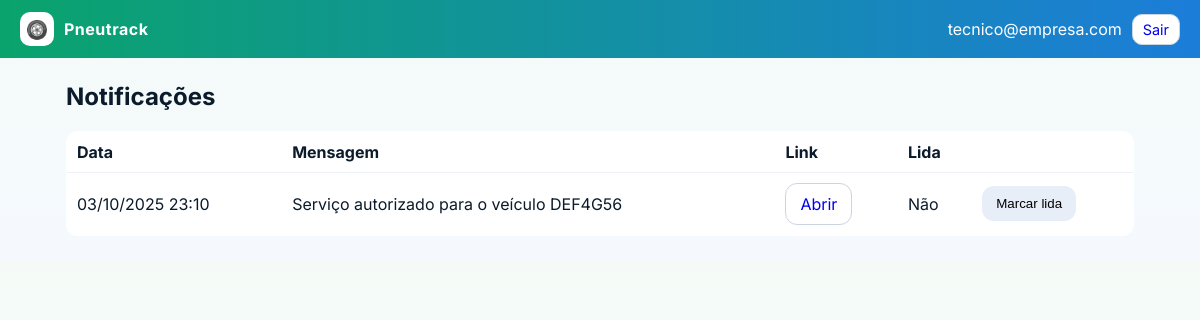
/notificacoes (signed in), run on an earlier commit of the app's database.
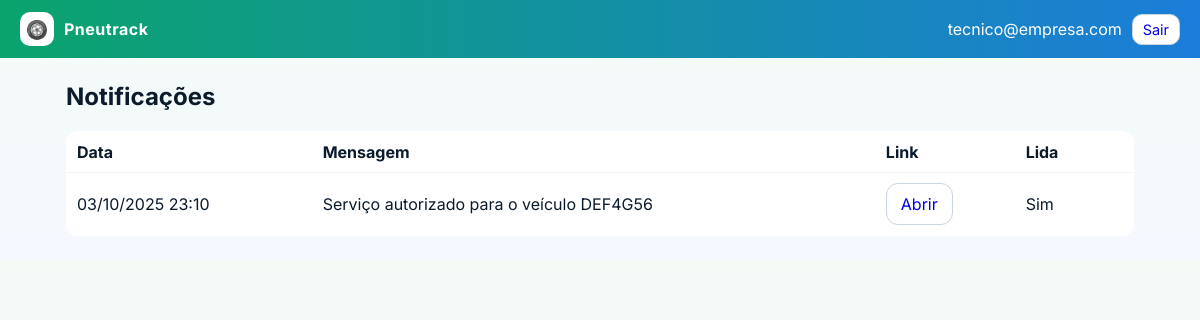
And on a later commit of the database.
### app.py (models this page shows)
class User(db.Model):
    id = db.Column(db.Integer, primary_key=True)
    email = db.Column(db.String(120), unique=True, nullable=False)
    name = db.Column(db.String(80), nullable=False)
    role = db.Column(db.String(20), nullable=False)  # gestor | borracheiro
    password = db.Column(db.String(128), nullable=False)  # demo only

class Notificacao(db.Model):
    id = db.Column(db.Integer, primary_key=True)
    destino_role = db.Column(db.String(20))  # gestor ou borracheiro
    mensagem = db.Column(db.String(200))
    link = db.Column(db.String(120))
    lida = db.Column(db.Boolean, default=False)
    created_at = db.Column(db.DateTime, default=datetime.utcnow)

### app.py (the view)
        def inner(*args, **kwargs):
            user = current_user()
            if not user:
                return redirect(url_for("login"))
            if role and user.role != role:
                flash("Acesso negado para este perfil.", "error")
                return redirect(url_for("home"))
            return fn(*args, **kwargs)

### app.py (called while the page is built)
def current_user():
    email = session.get("email")
    if not email:
        return None
    return User.query.filter_by(email=email).first()

def login_required(role=None):
    def decorator(fn):
        def inner(*args, **kwargs):
            user = current_user()
            if not user:
                return redirect(url_for("login"))
            if role and user.role != role:
                flash("Acesso negado para este perfil.", "error")
                return redirect(url_for("home"))
            return fn(*args, **kwargs)
        inner.__name__ = fn.__name__
        return inner
    return decorator

@app.route("/notificacoes")
@login_required()
def notificacoes():
    u = current_user()
    notes = Notificacao.query.filter_by(destino_role=u.role).order_by(Notificacao.created_at.desc()).all()
    return render_template("notificacoes.html", notes=notes)

### templates/notificacoes.html
{% extends "base.html" %}
{% block content %}
<h2>Notificações</h2>
<table class="table">
  <tr><th>Data</th><th>Mensagem</th><th>Link</th><th>Lida</th><th></th></tr>
  {% for n in notes %}
    <tr>
      <td>{{ n.created_at.strftime('%d/%m/%Y %H:%M') }}</td>
      <td>{{ n.mensagem }}</td>
      <td><a class="btn outline" href="{{ n.link }}">Abrir</a></td>
      <td>{{ 'Sim' if n.lida else 'Não' }}</td>
      <td>
        {% if not n.lida %}
        <form method="post" action="{{ url_for('notificacao_lida', nid=n.id) }}"><button class="btn">Marcar lida</button></form>
        {% endif %}
      </td>
    </tr>
  {% endfor %}
</table>
{% endblock %}

### templates/base.html (shortened to what this page needs)
<!doctype html>
<html lang="pt-br">
<head>
  <link rel="stylesheet" href="{{ url_for('static', filename='styles.css') }}">
</head>
<body>
  <header class="topbar">
    <div class="brand">
      <div class="logo">🛞</div>
      <div class="title">Pneutrack</div>
    </div>
    {% if session.get('email') %}
    <div class="user">
      <span>{{ session.get('email') }}</span>
      <a class="btn small outline" href="{{ url_for('logout') }}">Sair</a>
    </div>
    {% endif %}
  </header>
  <main class="container">
    {% block content %}{% endblock %}
  </main>
</body>
</html>

### static/styles.css (style rules this page uses)
:root { --brand1:#0AA36C; --brand2:#1C7DD9; --bg:#f4fbf7; }
* { box-sizing:border-box }
body { margin:0;font-family:Inter,system-ui,-apple-system,Segoe UI,Roboto,Helvetica,Arial,sans-serif;background:linear-gradient(180deg,#f4fbf7,#f5f9ff);color:#0b1b2b }
.topbar { display:flex;justify-content:space-between;align-items:center;padding:12px 20px;background:linear-gradient(90deg,var(--brand1),var(--brand2));color:#fff }
.brand { display:flex;gap:10px;align-items:center }
.logo { width:34px;height:34px;border-radius:10px;background:#fff;color:#0b1b2b;display:grid;place-items:center;font-size:18px }
.title { font-weight:700;letter-spacing:.5px }
.user { display:flex;gap:10px;align-items:center }
.container { max-width:1100px;margin:24px auto;padding:0 16px }
.btn { padding:10px 14px;border-radius:12px;border:none;cursor:pointer;display:inline-block;text-decoration:none;text-align:center;background:#e7eef8 }
.btn.outline { background:#fff;border:1px solid #cbd5e1 }
.btn.small { padding:6px 10px;border-radius:10px;font-size:.9rem }
.table { width:100%;border-collapse:collapse;background:#fff;border-radius:12px;overflow:hidden;border:1px solid #e5e9f2 }
.table th,.table td { padding:10px;border-bottom:1px solid #eef2f7;text-align:left }
.table tr:last-child td { border-bottom:none }

What changed in the data, as far as the page shows it:
changed Notificacao "Serviço autorizado para o veículo DEF4G56": lida "Não" → "Sim"; no longer shows "Marcar lida"
